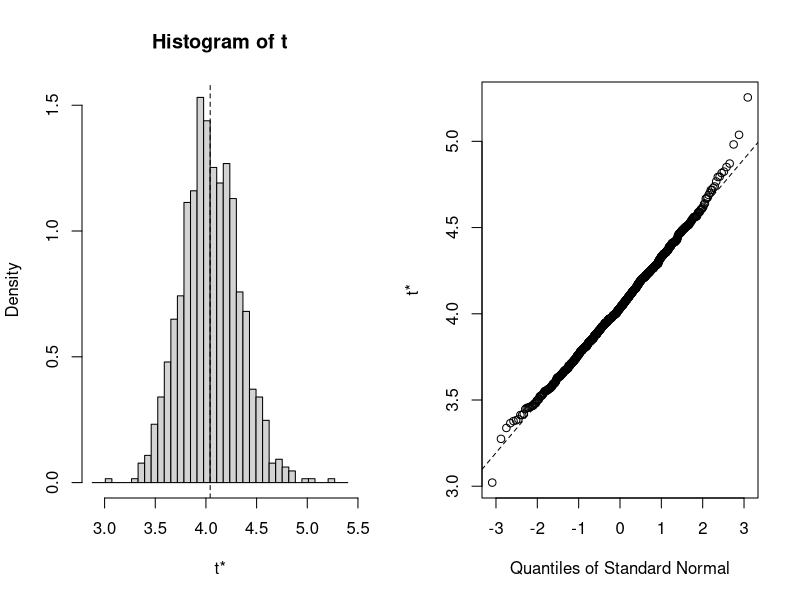

Write the R code that produced this figure.
n <- 100;
k <- 2;
N <- 1000;
gamma <- 2;
gammaDist <- rgamma(n, shape = k, scale = gamma)
library(boot) #load the package
# Now we need the function we would like to estimate
# In our case the theta/mean:
meanFun = function(data,index,formula){  
  d = data[index]
  return(mean(d))  
}

# 
output = boot(data=gammaDist, statistic=meanFun, R=N)
plot(output)
#original data:
output$t0
#bias:
mean(output$t)-output$t0
#var: 
var(output$t)
